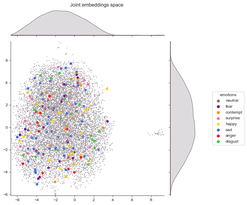
#> input picture notebooks/imgs/plot_umap_joint_emotion_cosine.png, 247 x 205 px, shrunk from 832 x 691 before the run
$ python combine_plot.py
#> lines starting #> are read from the running program, lines starting #| are printed output that depends on the picture
from PIL import Image

def unisci_immagini_orizzontalmente(img1_path, img2_path, img3_path, img4_path, output_path):
    # Apre le immagini
#> called with img2_path = './imgs/plot_umap_bone_emotion_cosine.png'
    img1 = Image.open(img1_path)
#> img1 is the input picture: PIL image 247x205 RGBA; mean R, G, B, A 241.9, 240.5, 241.2, 255
    img2 = Image.open(img2_path)
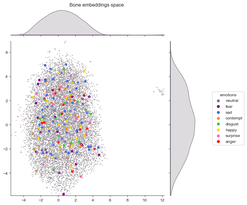
#> input picture notebooks/imgs/plot_umap_bone_emotion_cosine.png, 247 x 205 px, shrunk from 832 x 690 before the run
#> img2 is the input picture: PIL image 247x205 RGBA; mean R, G, B, A 242.5, 241.2, 242, 255
    img3 = Image.open(img3_path)
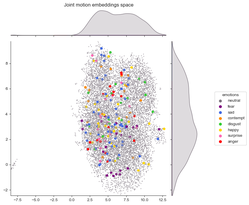
#> input picture notebooks/imgs/plot_umap_joint_motion_emotion_cosine.png, 249 x 205 px, shrunk from 840 x 691 before the run
#> img3 is the input picture: PIL image 249x205 RGBA; mean R, G, B, A 241.9, 240.6, 241.3, 255
    img4 = Image.open(img4_path)
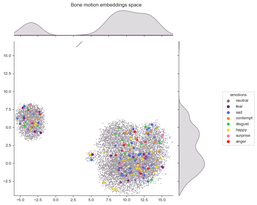
#> input picture notebooks/imgs/plot_umap_bone_motion_emotion_cosine.png, 257 x 205 px, shrunk from 864 x 691 before the run
#> img4 is the input picture: PIL image 257x205 RGBA; mean R, G, B, A 244.2, 243.1, 243.7, 255

    # Combina le immagini orizzontalmente
    larghezza_totale = img1.width + img2.width + img3.width + img4.width
#> larghezza_totale = 1000
    altezza_massima = max(img1.height, img2.height, img3.height, img4.height)
#> altezza_massima = 205

    nuova_immagine = Image.new('RGB', (larghezza_totale, altezza_massima))
#> nuova_immagine: PIL image 1000x205 RGB; every value is 0
    nuova_immagine.paste(img1, (0, 0))
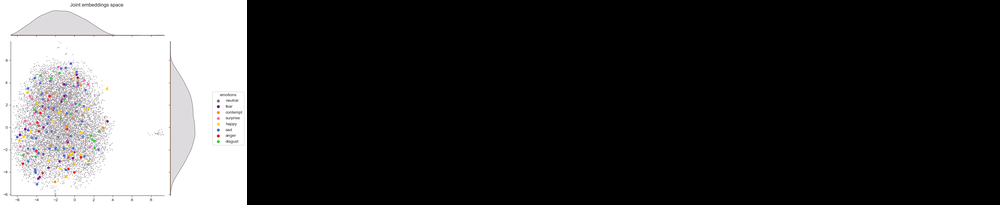
#> nuova_immagine: PIL image 1000x205 RGB; mean R, G, B 59.7, 59.4, 59.6
    nuova_immagine.paste(img2, (img1.width, 0))
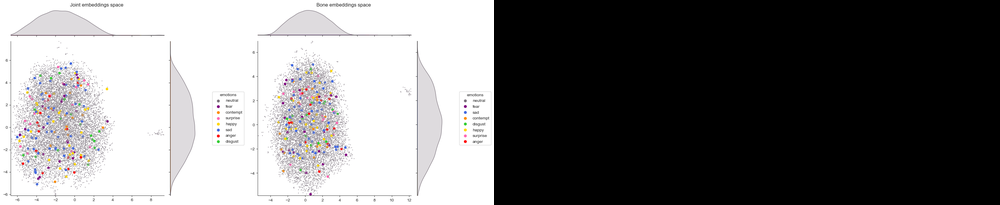
#> nuova_immagine: PIL image 1000x205 RGB; mean R, G, B 119.6, 119, 119.4
    nuova_immagine.paste(img3, (img1.width + img2.width, 0))
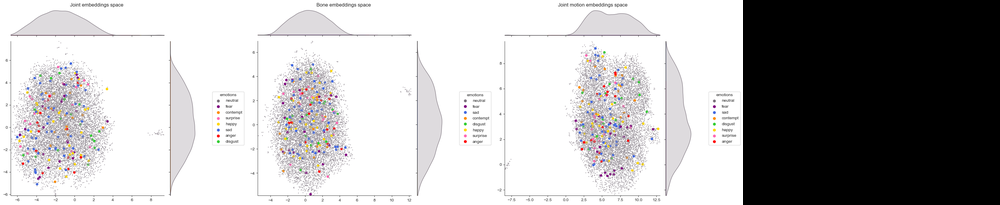
#> nuova_immagine: PIL image 1000x205 RGB; mean R, G, B 179.9, 178.9, 179.4
    nuova_immagine.paste(img4, (img1.width + img2.width + img3.width, 0))
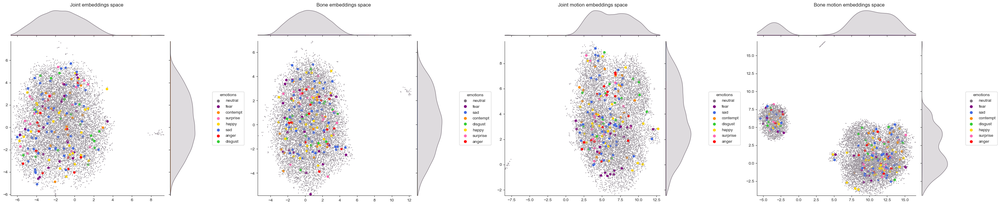
#> nuova_immagine: PIL image 1000x205 RGB; mean R, G, B 242.6, 241.4, 242.1

    # Salva la nuova immagine
    nuova_immagine.save(output_path)

# Utilizzo della funzione per unire tre immagini orizzontalmente
unisci_immagini_orizzontalmente("./imgs/plot_umap_joint_emotion_cosine.png"
                                , "./imgs/plot_umap_bone_emotion_cosine.png"
                                , "./imgs/plot_umap_joint_motion_emotion_cosine.png"
                                ,"./imgs/plot_umap_bone_motion_emotion_cosine.png"
                                , "./imgs/immagine_combinata_space_cosine.png"
                                )
